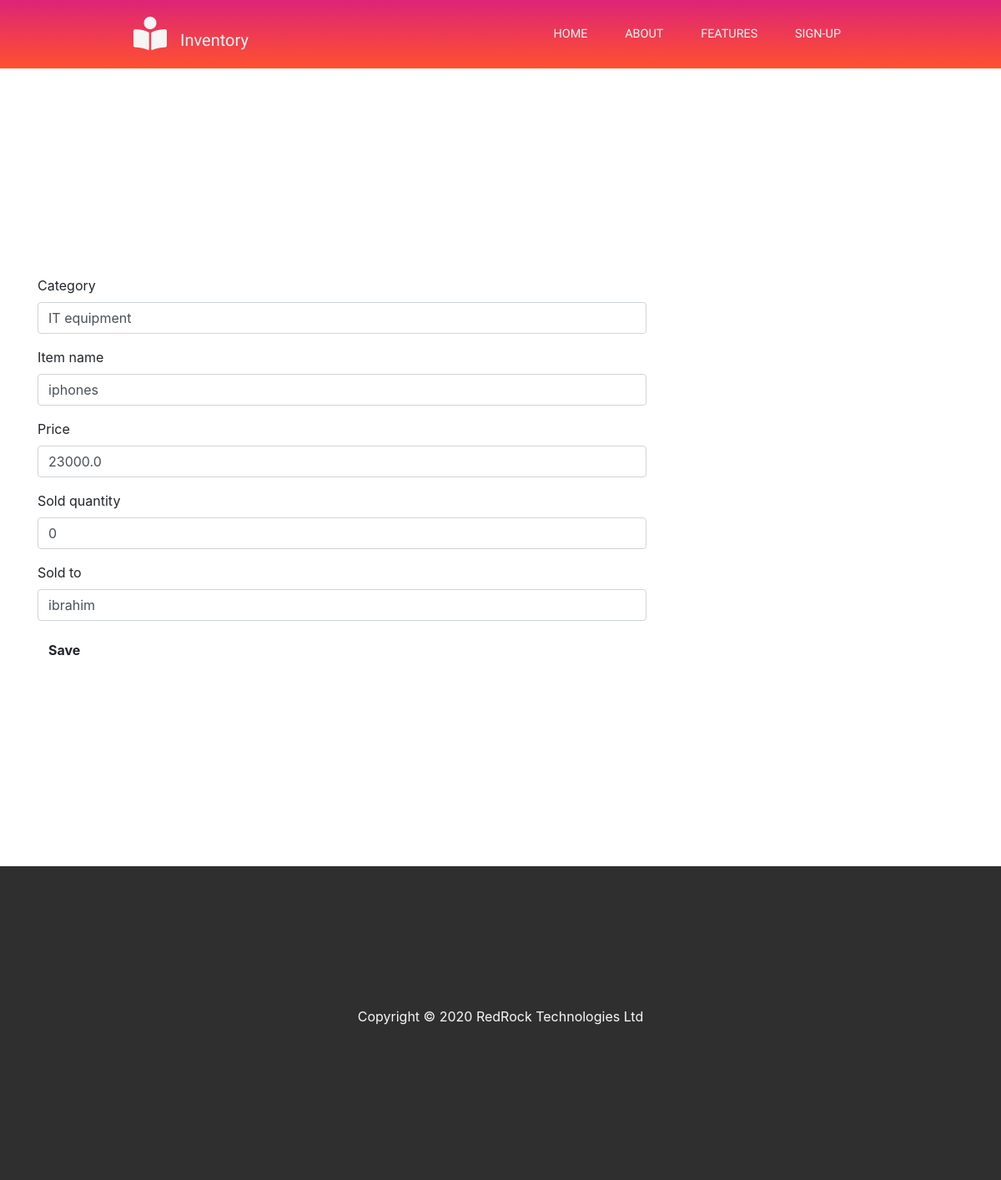
Screenshot of /sell_inventory/17/ with the database file from the repository.
### home/models.py (models this page shows, shortened)
class Stock(models.Model):
	category = models.CharField(max_length=50, blank=True, null=True)
	item_name = models.CharField(max_length=50, blank=True, null=True)
	price = models.FloatField(blank=True)
	aboutus = RichTextUploadingField(blank=True)
	quantity = models.IntegerField(default='0', blank=True, null=True)
	barcode = models.IntegerField(default='0', blank=True, null=True)
	recieved_quantity = models.IntegerField(default='0', blank=True, null=True)
	sold_quantity = models.IntegerField(default='0', blank=True, null=True)
	sold_by = models.CharField(max_length=50, blank=True, null=True)
	sold_to = models.CharField(max_length=50, blank=True, null=True)
	reorder_level = models.IntegerField(default='0', blank=True, null=True)
	last_updated = models.DateTimeField(auto_now_add=False, auto_now=True)
	sold = models.IntegerField(default='0', blank=True, null=True)
	amount = models.IntegerField()
	total=models.FloatField()
	sub_total = models.FloatField()
	export_to_CSV = models.BooleanField(default=False)
	@property
	def amount(self):
		return (self.quantity - self.sold_quantity)
	@property
	def total(self):
		return (self.quantity * self.price)
	@property
	def sub_total(self):
		return (self.sold_quantity * self.price)

### home/views.py (the view)
# urls.py: path('sell_inventory/<str:pk>/', views.sell_inventory, name='sell_inventory'),
def sell_inventory(request, pk):
	queryset = Stock.objects.get(id=pk)
	form = StockSaleForm(instance=queryset)
	if request.method == 'POST':
		form = StockSaleForm(request.POST, instance=queryset)
		if form.is_valid():
			form.save()
			return redirect('/inventory')
	context = {
		'form':form
	}
	return render(request, 'add_inventory.html', context)

### home/forms.py
class StockSaleForm(forms.ModelForm):
	class Meta:
		model = Stock
		fields = ['category', 'item_name', 'price', 'sold_quantity', 'sold_to', 'sold_quantity']

### home/templates/add_inventory.html (shortened to what this page needs)
{% extends 'base.html' %}
{% load crispy_forms_tags %}
{% block content %}
</header>
  <main>
    <section class="section-1">
      <div class="container">
        <div class="row">
          <div class="col-8">
            <form method='POST' action="">
              {{form|crispy}}
              <input class="btn primary-btn" type="submit" name="" value="Save">
            </form>
          </div>
        </div>
      </div>
    </section>
  </main>
{% endblock %}

### static/Style.css (style rules this page uses)
* { box-sizing: border-box; }
header, section { overflow-x: hidden; }
:root { --Sniglet-font: "Sniglet", cursive; --Rubik: "Rubik", cursive; --Patua: "Patua One", cursive; --Lobster: "lobster", cursive; --light-black: #2e2c2caf; --bggradient: linear-gradient(to bottom, #dd2476, #ff512f); --light-gray: rgba(255, 255, 255, 0.877); }
.primary-btn { border-radius: 30px; font-weight: bold; transition: 500ms; }
.section-1 { padding: 20vmin 0vmin; }

### rows the page displays
Stock: category "IT equipment", item_name "iphones", price "23000.0", sold_quantity "0", sold_to "ibrahim"
